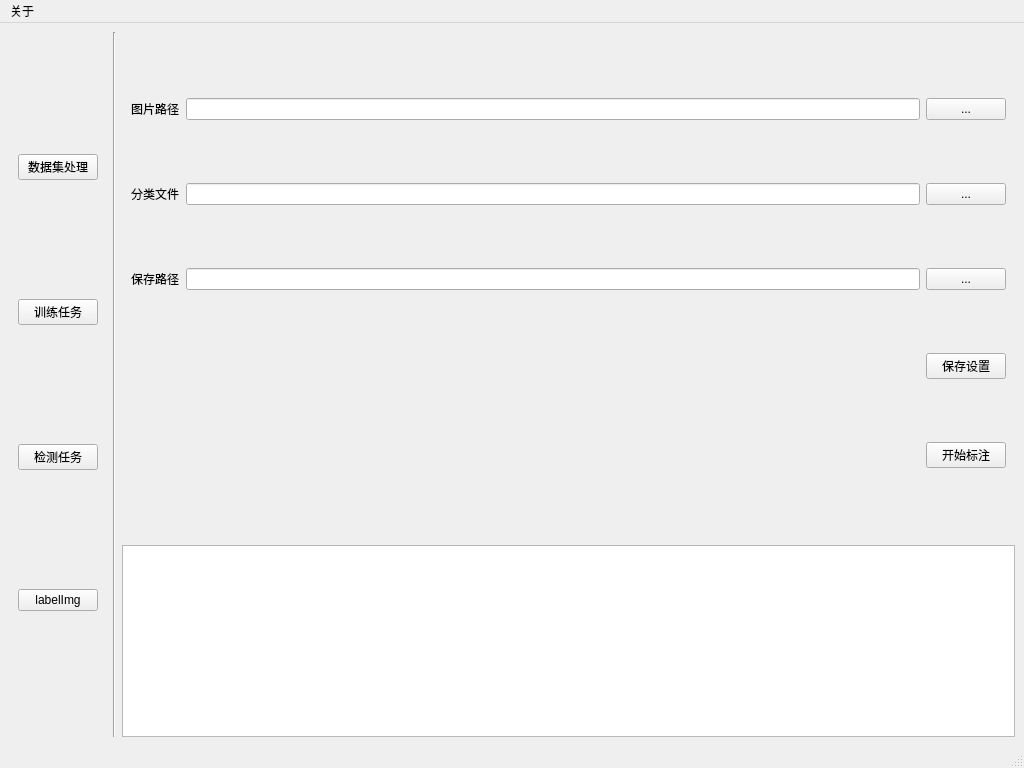
<?xml version="1.0" encoding="UTF-8"?>
<ui version="4.0">
 <class>MainWindow</class>
 <widget class="QMainWindow" name="MainWindow">
  <property name="geometry">
   <rect>
    <x>0</x>
    <y>0</y>
    <width>1024</width>
    <height>768</height>
   </rect>
  </property>
  <property name="minimumSize">
   <size>
    <width>1024</width>
    <height>768</height>
   </size>
  </property>
  <property name="maximumSize">
   <size>
    <width>3840</width>
    <height>2160</height>
   </size>
  </property>
  <property name="baseSize">
   <size>
    <width>0</width>
    <height>0</height>
   </size>
  </property>
  <property name="contextMenuPolicy">
   <enum>Qt::DefaultContextMenu</enum>
  </property>
  <property name="windowTitle">
   <string>auxLabel</string>
  </property>
  <property name="toolTip">
   <string/>
  </property>
  <property name="statusTip">
   <string>Ready</string>
  </property>
  <widget class="QWidget" name="centralwidget">
   <layout class="QGridLayout" name="gridLayout">
    <item row="0" column="0">
     <widget class="QWidget" name="ButtonWidget" native="true">
      <property name="sizePolicy">
       <sizepolicy hsizetype="Preferred" vsizetype="MinimumExpanding">
        <horstretch>0</horstretch>
        <verstretch>0</verstretch>
       </sizepolicy>
      </property>
      <layout class="QVBoxLayout" name="verticalLayout" stretch="0,0,0,0">
       <item>
        <widget class="QPushButton" name="datasetButton">
         <property name="text">
          <string>数据集处理</string>
         </property>
        </widget>
       </item>
       <item>
        <widget class="QPushButton" name="trainButton">
         <property name="text">
          <string>训练任务</string>
         </property>
        </widget>
       </item>
       <item>
        <widget class="QPushButton" name="predictButton">
         <property name="text">
          <string>检测任务</string>
         </property>
        </widget>
       </item>
       <item>
        <widget class="QPushButton" name="labelimgButton">
         <property name="text">
          <string>labelImg</string>
         </property>
        </widget>
       </item>
      </layout>
     </widget>
    </item>
    <item row="0" column="2">
     <layout class="QVBoxLayout" name="RightLayout">
      <property name="spacing">
       <number>9</number>
      </property>
      <property name="bottomMargin">
       <number>0</number>
      </property>
      <item>
       <layout class="QGridLayout" name="pageLayout" rowstretch="0" columnstretch="0">
        <property name="sizeConstraint">
         <enum>QLayout::SetDefaultConstraint</enum>
        </property>
        <property name="leftMargin">
         <number>0</number>
        </property>
        <property name="topMargin">
         <number>0</number>
        </property>
        <property name="rightMargin">
         <number>0</number>
        </property>
        <property name="bottomMargin">
         <number>0</number>
        </property>
        <property name="spacing">
         <number>0</number>
        </property>
        <item row="0" column="0">
         <widget class="QStackedWidget" name="stackedWidget">
          <property name="contextMenuPolicy">
           <enum>Qt::DefaultContextMenu</enum>
          </property>
          <property name="layoutDirection">
           <enum>Qt::LeftToRight</enum>
          </property>
          <property name="inputMethodHints">
           <set>Qt::ImhNone</set>
          </property>
          <property name="currentIndex">
           <number>1</number>
          </property>
          <widget class="QWidget" name="datasetPage">
           <property name="enabled">
            <bool>true</bool>
           </property>
           <property name="autoFillBackground">
            <bool>false</bool>
           </property>
           <layout class="QGridLayout" name="datasetLayout">
            <item row="1" column="2">
             <widget class="QLineEdit" name="image_path"/>
            </item>
            <item row="3" column="3">
             <widget class="QLabel" name="train_percent_result">
              <property name="text">
               <string>0.8</string>
              </property>
              <property name="alignment">
               <set>Qt::AlignCenter</set>
              </property>
             </widget>
            </item>
            <item row="5" column="3">
             <widget class="QPushButton" name="save_dataset">
              <property name="text">
               <string>保存设置</string>
              </property>
             </widget>
            </item>
            <item row="1" column="0">
             <widget class="QLabel" name="image_path_label">
              <property name="text">
               <string>图片文件夹</string>
              </property>
             </widget>
            </item>
            <item row="3" column="0">
             <widget class="QLabel" name="train_percent_label">
              <property name="text">
               <string>训练集比例</string>
              </property>
             </widget>
            </item>
            <item row="5" column="0">
             <widget class="QPushButton" name="shuffle_dataset">
              <property name="text">
               <string>划分数据集</string>
              </property>
             </widget>
            </item>
            <item row="0" column="3">
             <widget class="QPushButton" name="select_dataset">
              <property name="text">
               <string>选择</string>
              </property>
             </widget>
            </item>
            <item row="2" column="3">
             <widget class="QPushButton" name="select_label">
              <property name="text">
               <string>选择</string>
              </property>
             </widget>
            </item>
            <item row="2" column="2">
             <widget class="QLineEdit" name="label_path"/>
            </item>
            <item row="0" column="2">
             <widget class="QLineEdit" name="dataset_path"/>
            </item>
            <item row="3" column="2">
             <widget class="QSlider" name="train_percent">
              <property name="minimum">
               <number>1</number>
              </property>
              <property name="maximum">
               <number>100</number>
              </property>
              <property name="singleStep">
               <number>1</number>
              </property>
              <property name="value">
               <number>80</number>
              </property>
              <property name="orientation">
               <enum>Qt::Horizontal</enum>
              </property>
             </widget>
            </item>
            <item row="2" column="0">
             <widget class="QLabel" name="label_path_label">
              <property name="text">
               <string>标签文件夹</string>
              </property>
             </widget>
            </item>
            <item row="1" column="3">
             <widget class="QPushButton" name="select_image">
              <property name="text">
               <string>选择</string>
              </property>
             </widget>
            </item>
            <item row="0" column="0">
             <widget class="QLabel" name="dataset_path_label">
              <property name="text">
               <string>数据集路径</string>
              </property>
             </widget>
            </item>
            <item row="6" column="0">
             <widget class="QPushButton" name="generate_yaml">
              <property name="text">
               <string>生成配置文件</string>
              </property>
             </widget>
            </item>
           </layout>
          </widget>
          <widget class="QWidget" name="trainPage">
           <layout class="QGridLayout" name="trainLayout">
            <item row="4" column="6">
             <widget class="QPushButton" name="save_labelimg">
              <property name="text">
               <string>保存设置</string>
              </property>
             </widget>
            </item>
            <item row="6" column="6">
             <widget class="QPushButton" name="start_labelimg">
              <property name="text">
               <string>开始标注</string>
              </property>
             </widget>
            </item>
            <item row="0" column="2" colspan="4">
             <widget class="QLineEdit" name="input_image_path"/>
            </item>
            <item row="1" column="6">
             <widget class="QPushButton" name="select_input_class">
              <property name="sizePolicy">
               <sizepolicy hsizetype="Fixed" vsizetype="Fixed">
                <horstretch>0</horstretch>
                <verstretch>0</verstretch>
               </sizepolicy>
              </property>
              <property name="text">
               <string>...</string>
              </property>
             </widget>
            </item>
            <item row="0" column="1">
             <widget class="QLabel" name="input_image_label">
              <property name="sizePolicy">
               <sizepolicy hsizetype="Fixed" vsizetype="Fixed">
                <horstretch>0</horstretch>
                <verstretch>0</verstretch>
               </sizepolicy>
              </property>
              <property name="text">
               <string>图片路径</string>
              </property>
             </widget>
            </item>
            <item row="0" column="6">
             <widget class="QPushButton" name="select_input_image">
              <property name="sizePolicy">
               <sizepolicy hsizetype="Fixed" vsizetype="Fixed">
                <horstretch>0</horstretch>
                <verstretch>0</verstretch>
               </sizepolicy>
              </property>
              <property name="text">
               <string>...</string>
              </property>
             </widget>
            </item>
            <item row="1" column="1">
             <widget class="QLabel" name="input_class_label">
              <property name="sizePolicy">
               <sizepolicy hsizetype="Fixed" vsizetype="Fixed">
                <horstretch>0</horstretch>
                <verstretch>0</verstretch>
               </sizepolicy>
              </property>
              <property name="text">
               <string>分类文件</string>
              </property>
             </widget>
            </item>
            <item row="1" column="2" colspan="4">
             <widget class="QLineEdit" name="input_class_path"/>
            </item>
            <item row="3" column="6">
             <widget class="QPushButton" name="select_input_save">
              <property name="sizePolicy">
               <sizepolicy hsizetype="Fixed" vsizetype="Fixed">
                <horstretch>0</horstretch>
                <verstretch>0</verstretch>
               </sizepolicy>
              </property>
              <property name="text">
               <string>...</string>
              </property>
             </widget>
            </item>
            <item row="3" column="1">
             <widget class="QLabel" name="input_save_label">
              <property name="sizePolicy">
               <sizepolicy hsizetype="Fixed" vsizetype="Fixed">
                <horstretch>0</horstretch>
                <verstretch>0</verstretch>
               </sizepolicy>
              </property>
              <property name="text">
               <string>保存路径</string>
              </property>
             </widget>
            </item>
            <item row="3" column="2" colspan="4">
             <widget class="QLineEdit" name="input_save_path"/>
            </item>
           </layout>
          </widget>
         </widget>
        </item>
       </layout>
      </item>
      <item>
       <widget class="QTextBrowser" name="ConsoleOutput">
        <property name="sizePolicy">
         <sizepolicy hsizetype="Expanding" vsizetype="Fixed">
          <horstretch>0</horstretch>
          <verstretch>0</verstretch>
         </sizepolicy>
        </property>
       </widget>
      </item>
     </layout>
    </item>
    <item row="0" column="1">
     <widget class="Line" name="line">
      <property name="orientation">
       <enum>Qt::Vertical</enum>
      </property>
     </widget>
    </item>
   </layout>
  </widget>
  <widget class="QMenuBar" name="menubar">
   <property name="geometry">
    <rect>
     <x>0</x>
     <y>0</y>
     <width>1024</width>
     <height>26</height>
    </rect>
   </property>
   <widget class="QMenu" name="menu">
    <property name="title">
     <string>关于</string>
    </property>
   </widget>
   <addaction name="menu"/>
  </widget>
  <widget class="QStatusBar" name="statusbar"/>
 </widget>
 <resources/>
 <connections/>
</ui>
